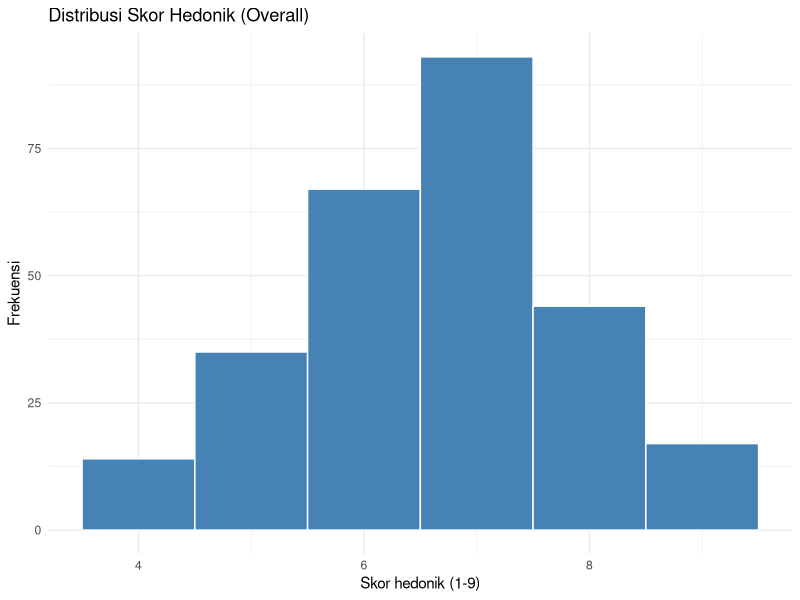
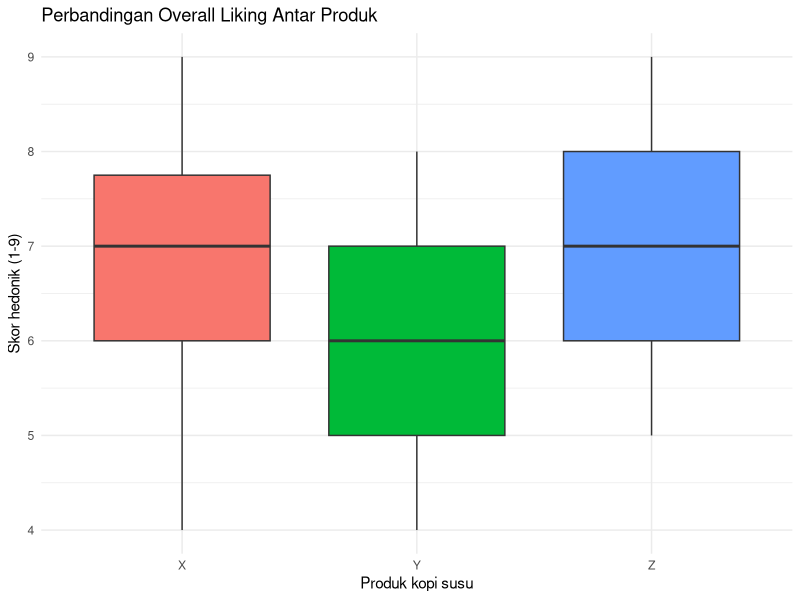

Write R code to recreate these figures, in order.
## ---- chunk 1
R.version.string
## ---- chunk 2
# Membuat objek bernama 'x' yang berisi angka 5
x <- 5

# Membuat objek bernama 'nama' yang berisi teks
nama <- "TPHP"

# Membuat objek bernama 'angka' yang berisi deret angka
angka <- c(1, 2, 3, 4, 5)

# Melihat isi objek
x
nama
angka
## ---- chunk 3
# Objek berisi satu angka: jumlah panelis
n_panelis <- 90

# Objek berisi teks: nama produk yang diuji
produk <- "Kopi susu X"

# Objek berisi deret angka: skor kesukaan dari 6 panelis (skala 1-9)
skor <- c(7, 8, 6, 9, 5, 7)

# Melihat isi objek
n_panelis
produk
skor
## ---- chunk 4
mean(skor)   # rata-rata skor kesukaan
sd(skor)     # simpangan baku
length(skor) # banyaknya nilai
## ---- chunk 5
# Numeric (angka)
skor <- c(7, 8, 6, 9)
class(skor)

# Character (teks)
kode_panelis <- c("K001", "K002", "K003")
class(kode_panelis)

# Factor (kategori)
kode_produk <- factor(c("X", "Y", "Z", "X", "Y"))
class(kode_produk)
levels(kode_produk)

# Logical (TRUE/FALSE) - hasil perbandingan
suka <- skor > 6
suka
## ---- chunk 6
library(ggplot2)
library(dplyr)
library(readxl)
## ---- chunk 7
hedonik <- read_excel("assets/data/uji_hedonik_kopi.xlsx", sheet = "Data")

# Ubah menjadi data.frame biasa agar output R lebih mudah dibaca
hedonik <- as.data.frame(hedonik)
## ---- chunk 8
# Melihat 6 baris pertama
head(hedonik)

# Melihat struktur lengkap data
str(hedonik)

# Ringkasan statistik
summary(hedonik)
## ---- chunk 9
# Mengubah kolom kategorikal menjadi factor
hedonik$produk <- as.factor(hedonik$produk)
hedonik$jenis_kelamin <- as.factor(hedonik$jenis_kelamin)

str(hedonik)
## ---- chunk 10
# Mengambil satu kolom dengan $
hedonik$kesukaan_keseluruhan[1:10]   # 10 nilai pertama

# Mengambil baris dan kolom dengan [ ]
hedonik[1:5, ]            # 5 baris pertama, semua kolom
hedonik[1:5, c("produk", "kesukaan_rasa")]

# Menyaring baris dengan library dplyr dengan fungsi filter()
produk_X <- filter(hedonik, produk == "X")
head(produk_X)
nrow(produk_X)
## ---- chunk 11
# Cara dasar (base R)
aggregate(kesukaan_keseluruhan ~ produk, data = hedonik, FUN = mean)
## ---- chunk 12
# Cara library dplyr - lebih fleksibel karena bisa beberapa statistik sekaligus
hedonik %>%
  group_by(produk) %>%
  summarise(
    n     = n(),
    rerata = round(mean(kesukaan_keseluruhan), 2),
    sd     = round(sd(kesukaan_keseluruhan), 2)
  )
## ---- chunk 13
ggplot(hedonik, aes(x = kesukaan_keseluruhan)) +
  geom_histogram(binwidth = 1, fill = "steelblue", color = "white") +
  labs(title = "Distribusi Skor Hedonik (Overall)",
       x = "Skor hedonik (1-9)",
       y = "Frekuensi") +
  theme_minimal()
## ---- chunk 14
ggplot(hedonik, aes(x = produk, y = kesukaan_keseluruhan, fill = produk)) +
  geom_boxplot() +
  labs(title = "Perbandingan Overall Liking Antar Produk",
       x = "Produk kopi susu",
       y = "Skor hedonik (1-9)") +
  theme_minimal() +
  theme(legend.position = "none")
